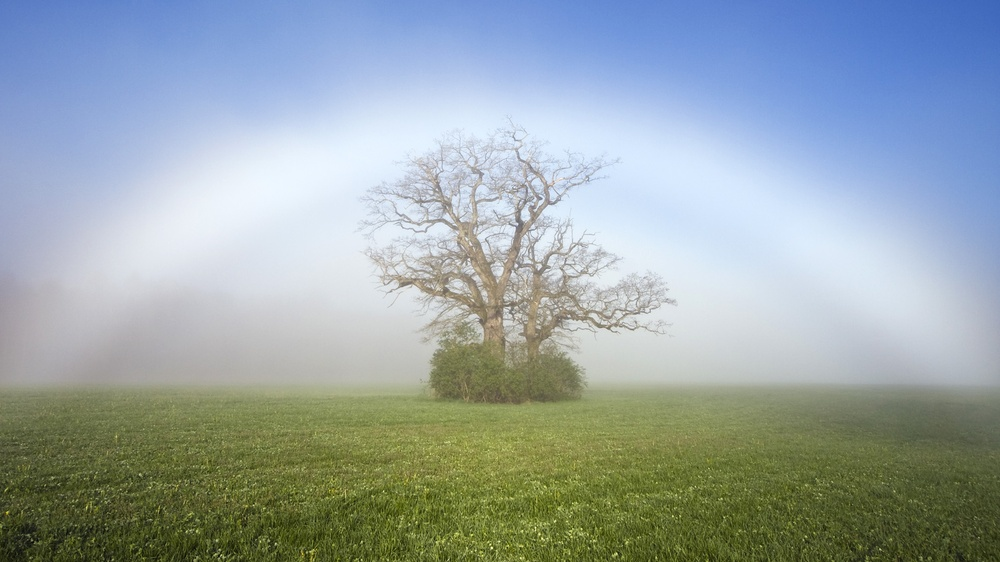
#> input picture 009.jpg, 1000 x 562 px, shrunk from 1920 x 1080 before the run
$ python 022.py
#> lines starting #> are read from the running program, lines starting #| are printed output that depends on the picture
#coding=utf-8
import cv2
import numpy as np

img = cv2.imread('009.jpg')
#> img is the input picture: shape (562, 1000, 3); mean B, G, R 167.5, 165.1, 152.1
h = np.zeros((256,256,3)) #创建用于绘制直方图的全0图像

bins = np.arange(256).reshape(256,1) #直方图中各bin的顶点位置
color = [ (255,0,0),(0,255,0),(0,0,255) ] #BGR三种颜色
for ch, col in enumerate(color):
    originHist = cv2.calcHist([img],[ch],None,[256],[0,256])
    cv2.normalize(originHist, originHist,0,255*0.9,cv2.NORM_MINMAX)
    hist=np.int32(np.around(originHist))
    pts = np.column_stack((bins,hist))
    cv2.polylines(h,[pts],False,col)
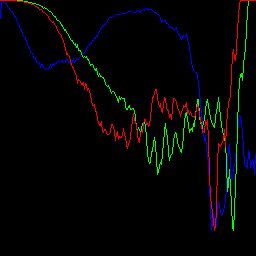
#> h: shape (256, 256, 3) float64; mean B, G, R 3.2, 4.1, 4

h=np.flipud(h)
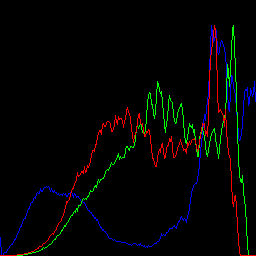
#> h: shape (256, 256, 3) float64; mean B, G, R 3.2, 4.1, 4
cv2.imshow('colorhist',h)
cv2.waitKey(0)
